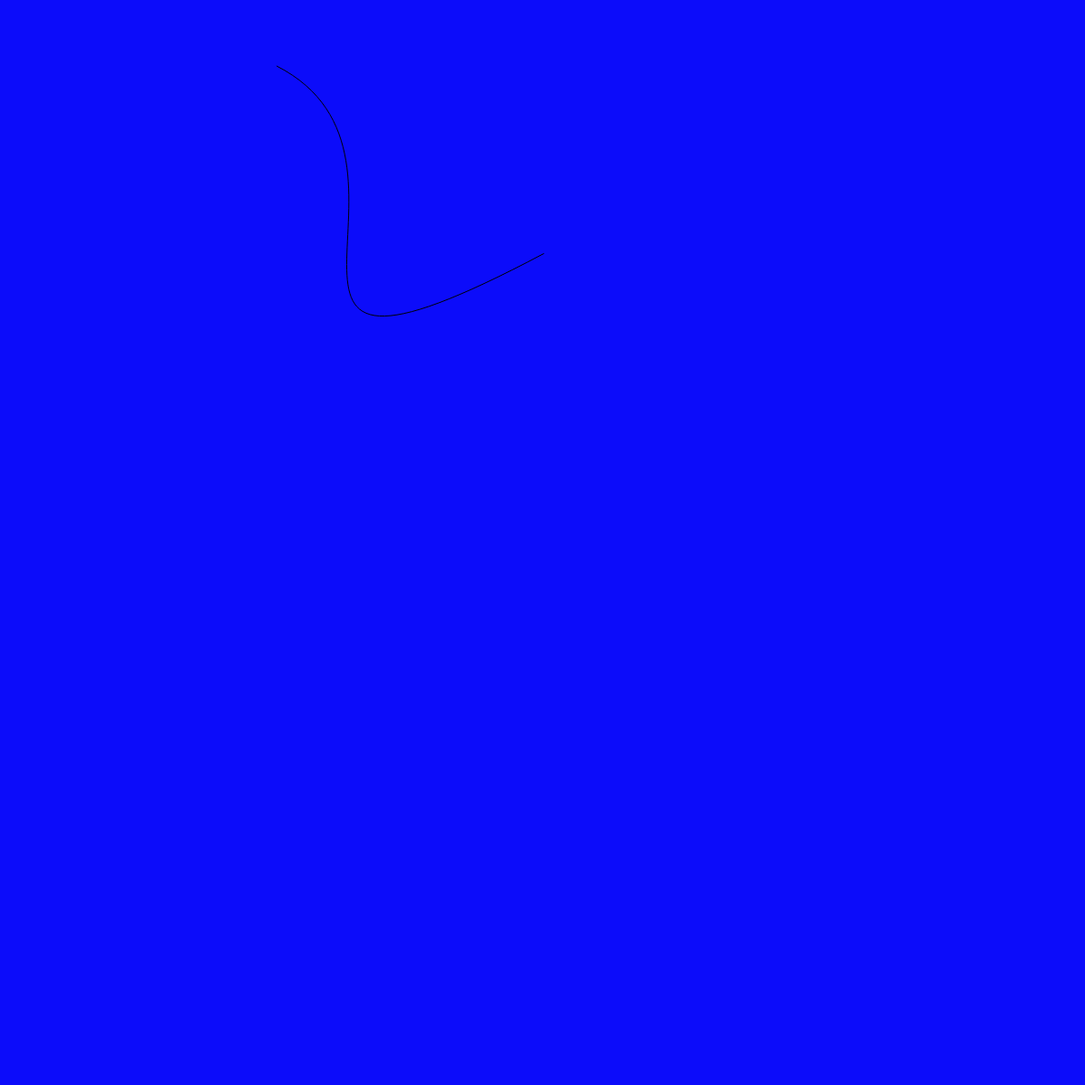
Frame 1 (no input)
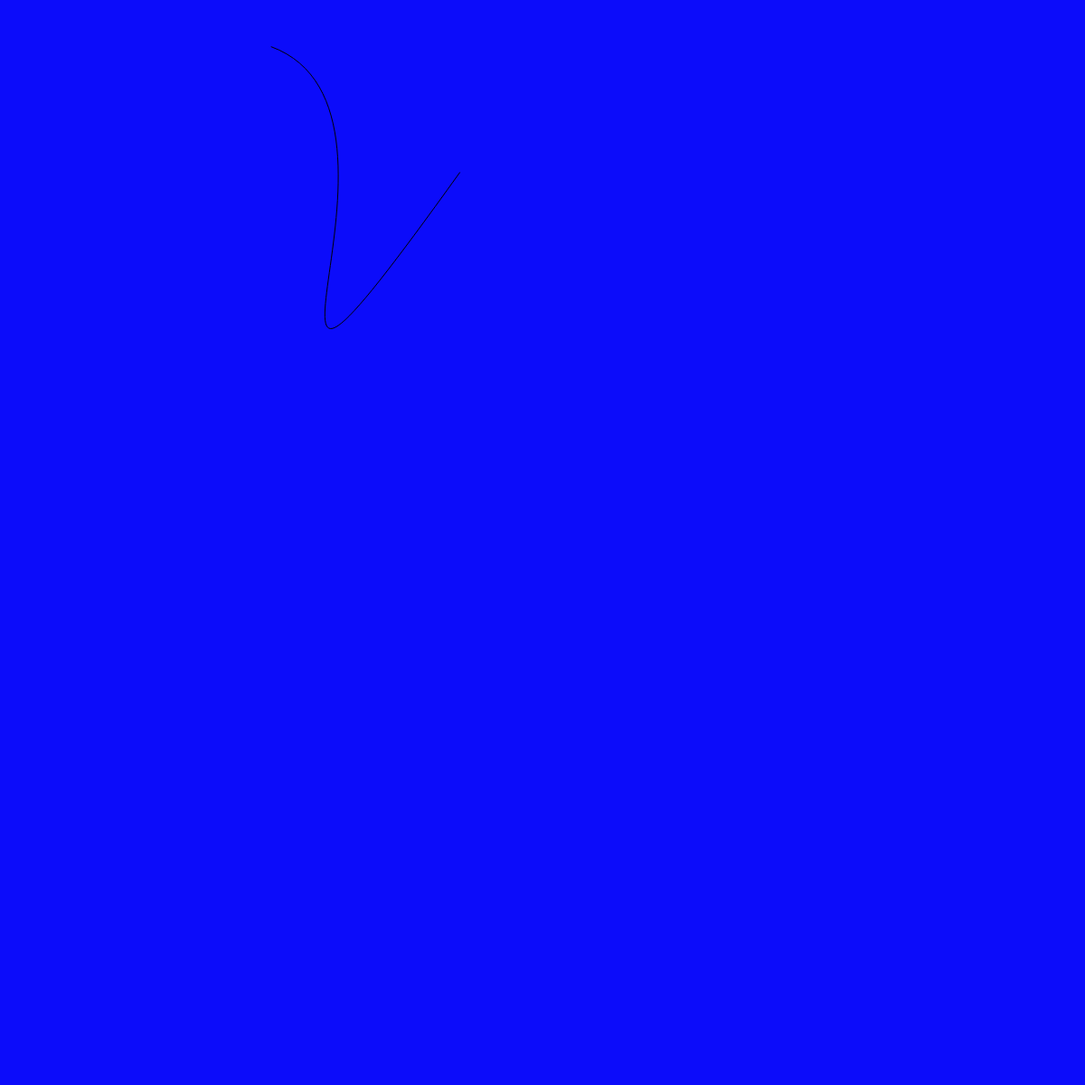
Frame 60 (no input)
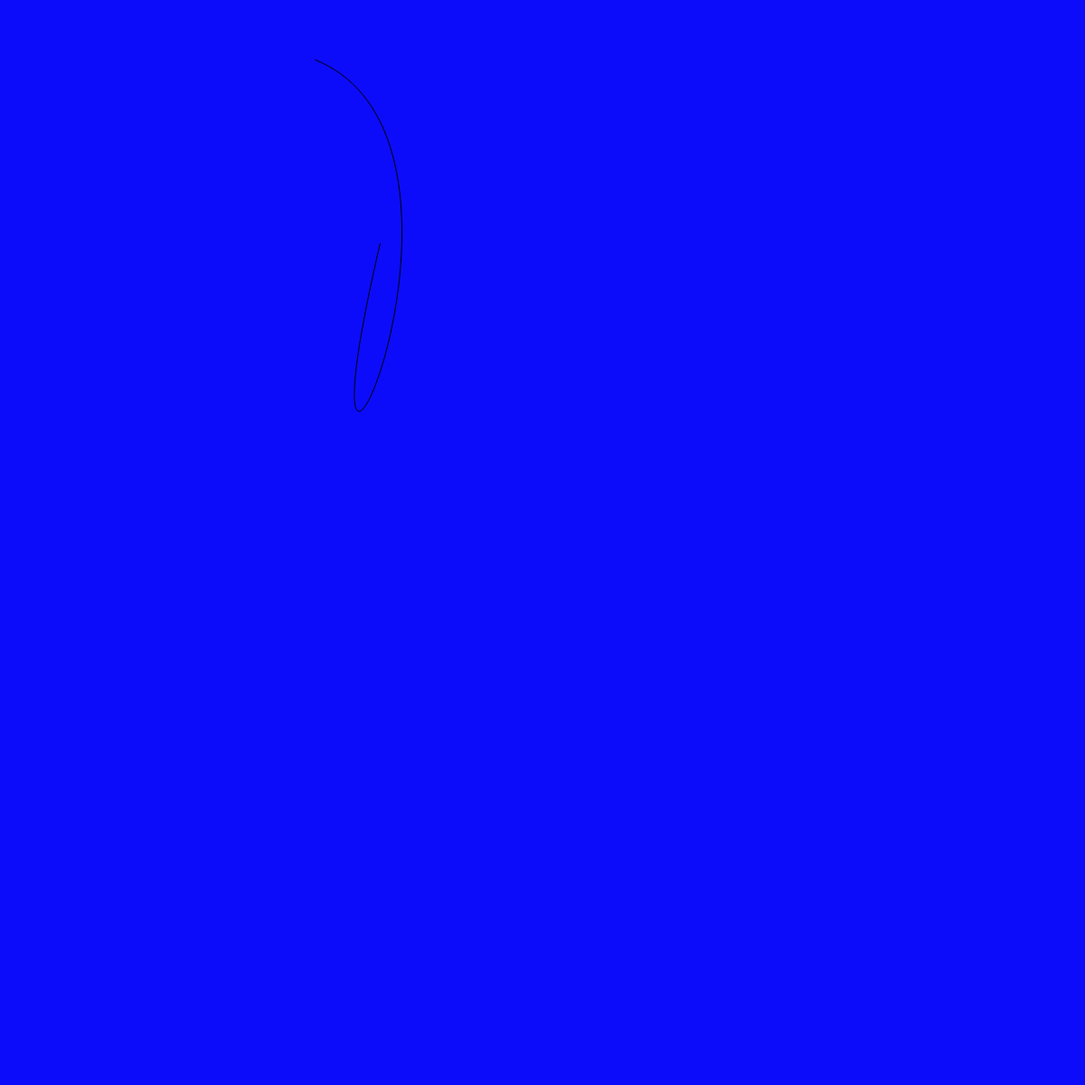
Frame 120 (the mouse pressed at the canvas centre since frame 60)

The p5.js sketch that drew these frames (run headless with seeded random() and noise() and a simulated clock; from frame 60 on, the mouse is pressed at the canvas centre):

// p5.js sketch
// ── sketch.js
//CC Workshop
//work 5:- Woo! Beziers and shit!
//pretty much the same thing as work 4: playing around with noise
//but now with bezier curves

var z1,z2,z3,z4,z5,z6,z7,z8;


function setup() {
   createCanvas(1200, 1200);   //makes a canvas
   background(12,12,250); //three args: red,green,blue 
   noFill(); //so draws only the bezier curve. the inner color is transparent
   
   stroke(0,250); //two args: grayscale and opacity
   //strokeWeight(12); //thickness of stroke 

   frameRate(600); //determines the fps
   z1=random(1200);
   z2=random(1200);   //Just so you know dumbass, dont put the same numbers 
   z3=random(1200);   //for the coordinates of the 4 points needed for bezier
   z4=random(1200);  //you wont get anything
   z5=random(1200);
   z6=random(1200);
   z7=random(1200);
   z8=random(1200);
   }

function draw() {

  background(12,12,250);
  z1=z1+0.01;
  z2=z2+0.01;
  z3=z3+0.01;
  z4=z4+0.01;
  z5=z5+0.01;
  z6=z6+0.01;
  z7=z7+0.01;
  z8=z8+0.01;
  
  var x1=1200*noise(z1);
  var y1=400*noise(z2);
  var x2=789*noise(z3);
  var y2=919*noise(z4);
  var x3=899*noise(z5);
  var y3=509*noise(z6);
  var x4=542*noise(z5);
  var y4=212*noise(z6);
     
  bezier(x1,y1,x2,y2,x3,y3,x4,y4); 
  //bezier takes 8 args:  first two args - x y of first anchor point
  //                      last two args - x y of second anchor point
  //              middle args - control points to determine shape of curve          
  

	
  }


  
   
  
